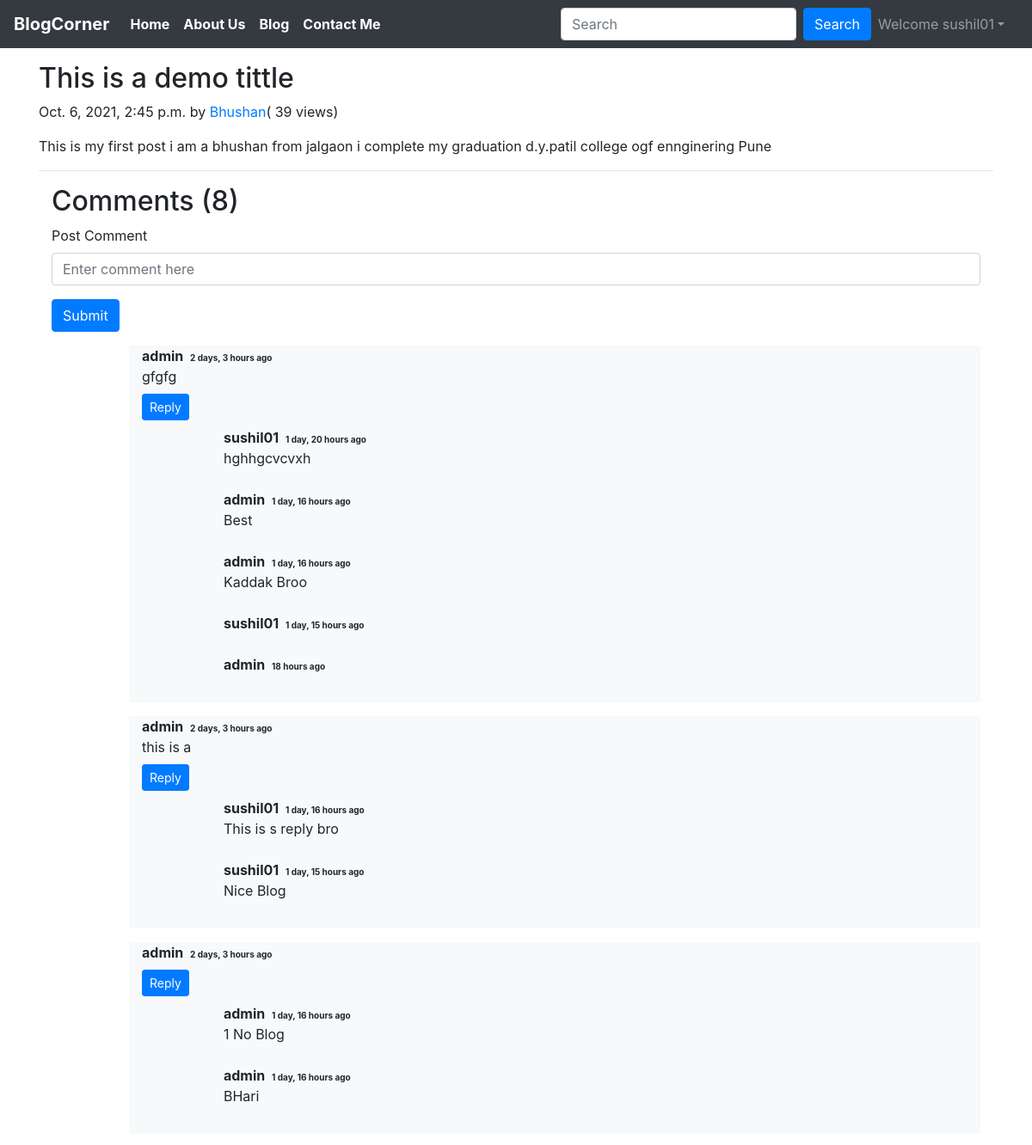
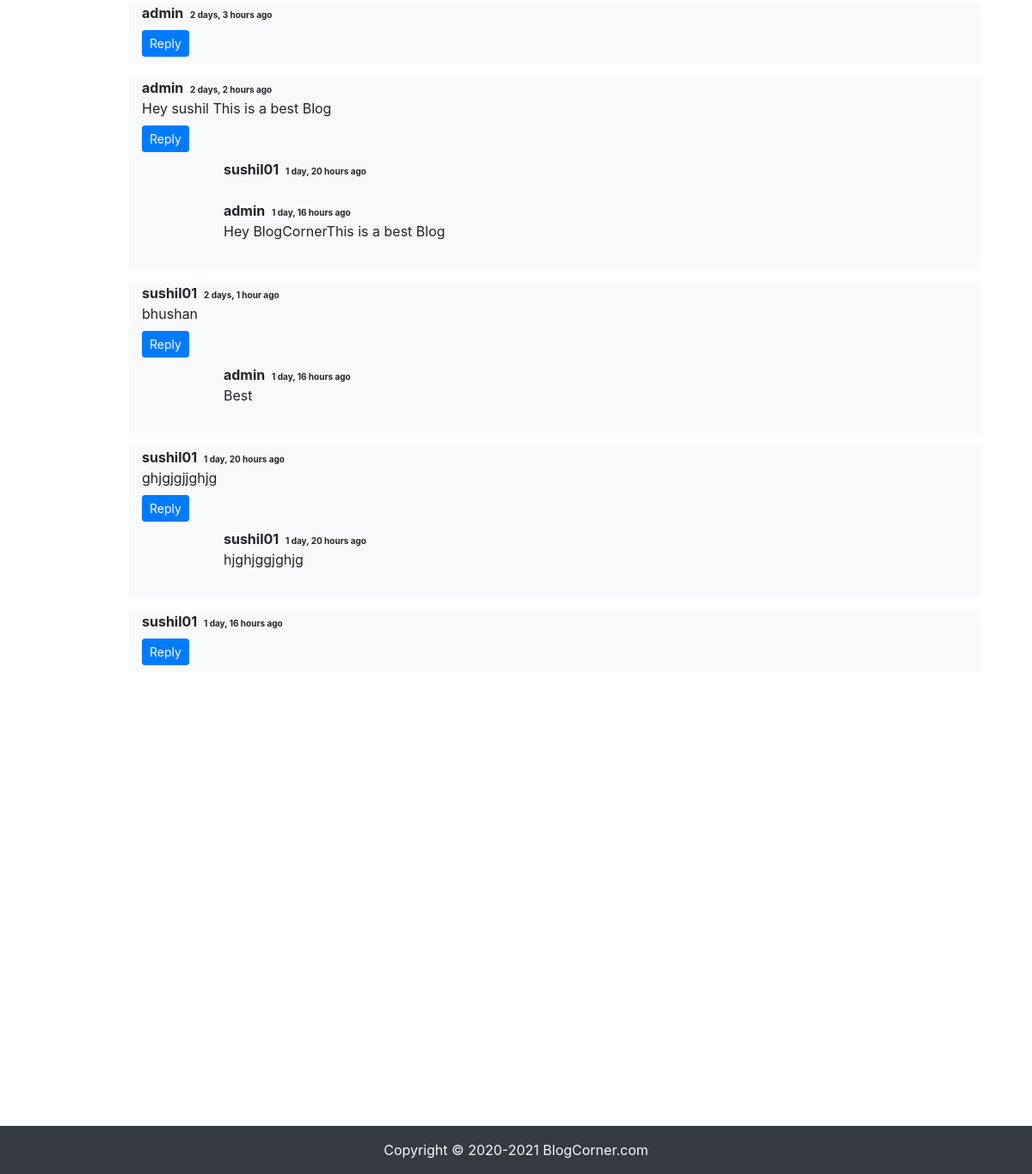
Screenshot of /bhushan/ (signed in) with the database file from the repository (2 pictures, top to bottom).
### home/models.py (models this page shows, shortened)
class Post(models.Model):
    sno=models.AutoField(primary_key=True)
    title=models.CharField(max_length=255)
    author=models.CharField(max_length=14)
    slug=models.CharField(max_length=130)
    views= models.IntegerField(default=0)
    timeStamp=models.DateTimeField(blank=True)
    content=models.TextField()

class BlogComment(models.Model):
    sno= models.AutoField(primary_key=True)
    comment=models.TextField()
    user=models.ForeignKey(User, on_delete=models.CASCADE)
    post=models.ForeignKey(Post, on_delete=models.CASCADE)
    parent=models.ForeignKey('self',on_delete=models.CASCADE, null=True )
    timestamp= models.DateTimeField(default=now)

### home/views.py (the view)
# urls.py: path('<str:slug>/', views.blogPost, name="blogpost"),
def blogPost(request, slug):
    post=Post.objects.filter(slug=slug).first()
    post.views= post.views +1
    post.save()
    comments= BlogComment.objects.filter(post=post, parent=None)
    replies= BlogComment.objects.filter(post=post).exclude(parent=None)
    replyDict={}
    for reply in replies:
        if reply.parent.sno not in replyDict.keys():
            replyDict[reply.parent.sno]=[reply]
        else:
            replyDict[reply.parent.sno].append(reply)
    context={'post':post, 'comments': comments, 'user': request.user, 'replyDict': replyDict}
    return render(request, "blogPost.html", context)

### home/templatetags/extras.py (called while the page is built)
@register.filter(name='get_val')
def get_val(dict, key):
    return dict.get(key)

### templates/blogpost.html (shortened to what this page needs)
{% extends 'base.html' %}
{% block body %}
{% load humanize %}
{% load extras %}
{% load static %}
<div class="container my-3" style="padding-bottom: 31rem;">
    <div class="blog-post">
        <h2 class="blog-post-title">{{post.title}}</h2>
        <p class="blog-post-meta">{{post.timeStamp}} by <a href="/about">{{post.author}}</a>(<span> {{post.views}} views</span>)</p>
        <p>{{post.content|safe}}</p>
        <hr>
    </div>
    <div class="container">
        <h2> Comments ({{comments.count}})</h2>
        <div class="my-2">
            {% if user.is_authenticated %}
            <form action="/postComment" method="post">
                <div class="form-group">
                    <label for="exampleInputEmail1">Post Comment </label>
                    <input type="text" class="form-control" name="comment" placeholder="Enter comment here">
                </div>
                <button type="submit" class="btn btn-primary">Submit</button>
            </form>
            {% else %}
            Please login to post a comment
            {% endif %}
        </div>
        {% for comment in comments %}
        <div class="row mx-0   my-3">
            <div class="col-md-1" }>
            </div>
            <div class="col-md-11 bg-light ">
                <b> {{comment.user.username}} </b> <span class="badge badge-light "
                    style="font-size: 10px;">{{comment.timestamp| naturaltime}}</span>
                <div> {{comment.comment}} </div>
                <div class="reply mx-0 mt-2 ">
                    {% if user.is_authenticated %}
                    <button class="btn btn-sm btn-primary" type="button" data-toggle="collapse"
                        data-target="#replyBox{{comment.sno}}" aria-expanded="false"
                        aria-controls="replyBox{{comment.sno}}">
                        Reply
                    </button>
                    {% else %}
                    <button class="btn btn-sm btn-primary" type="button" data-toggle="collapse"
                        data-target="#replyBox{{comment.sno}}" aria-expanded="false"
                        aria-controls="replyBox{{comment.sno}}">
                        Login to reply
                    </button>
                    {% endif %}
                    <div class="replies my-2  ">
                        {% for reply in replyDict|get_val:comment.sno %}
                        <div class="row  mx-0">
                            <div class="col-md-1 ">
                            </div>
                            <div class="col-md-11">
                                <div class="col-md-11 px-0">
                                    <b> {{reply.user.username}} </b> <span class="badge badge-light "
                                        style="font-size: 10px;">{{reply.timestamp| naturaltime}}</span>
                                    <div>{{reply.comment}}</div>
                                </div>
                                <br>
                            </div>
                        </div>
                        {% endfor %}
                    </div>
                </div>
            </div>
        </div>
        {% endfor %}
    </div>
</div>
{% endblock %}

### templates/base.html (shortened to what this page needs)
<!doctype html>
<html lang="en">
<head>
  <link rel="stylesheet" href="https://stackpath.bootstrapcdn.com/bootstrap/4.4.1/css/bootstrap.min.css"
>
</head>
<body>
  <nav class="navbar navbar-expand-lg navbar-dark bg-dark">
    <a class="navbar-brand font-weight-bold fs-1" href="#">BlogCorner</a>
    <div class="collapse navbar-collapse" id="navbarSupportedContent">
      <ul class="navbar-nav mr-auto">
        <li class="nav-item font-weight-bold active">
          <a class="nav-link" href="/">Home <span class="sr-only">(current)</span></a>
        </li>
        <li class="nav-item active font-weight-bold">
          <a class="nav-link" href="/about">About Us</a>
        </li>
        <li class="nav-item active font-weight-bold">
          <a class="nav-link" href="/blog">Blog</a>
        </li>
        <li class="nav-item active font-weight-bold">
          <a class="nav-link" href="/contact">Contact Me</a>
        </li>
      </ul>
      <form method="GET" action="/search" class="form-inline my-2 my-lg-0">
        <input class="form-control mr-sm-2" type="search" placeholder="Search" aria-label="Search" name="query"
          id="query">
        <button class="btn btn-primary my-2 my-sm-0" type="submit">Search</button>
      </form>
      {% if user.is_authenticated %}
      <ul class="navbar-nav mr-2">
        <li class="nav-item dropdown">
          <a class="nav-link dropdown-toggle" href='#' id="navbarDropdown" role="button" data-toggle="dropdown"> Welcome
            {{request.user}}</a>
        </li>
      </ul>
    </div>
    {% else %}
    <div class="mx-2">
      <button class="btn btn-danger" data-toggle="modal" data-target="#loginModal">Login</button>
      <button class="btn btn-danger" data-toggle="modal" data-target="#signupModal">SignUp</button>
    </div>
    {% endif %}
  </nav>
  {% block body %} {% endblock body %}
  <app-footer _ngcontent-serverapp-c53="" _nghost-serverapp-c52="">
    <footer _ngcontent-serverapp-c52="" class="container-fluid bg-dark my-0 py-3 text-light">
      <p _ngcontent-serverapp-c52="" class="mb-0 text-center">Copyright © 2020-2021 BlogCorner.com</p>
    </footer>
  </app-footer>
</body>
</html>

### rows the page displays
Post: title "This is a demo tittle", timeStamp "Oct. 6, 2021, 2:45 p.m.", author "Bhushan", views "39", content "This is my first post i am a bhushan from jalgaon i complete my graduation d.y.patil college ogf ennginering Pune"
BlogComment: user.username "admin", timestamp "2 days, 3 hours ago", comment "gfgfg"
BlogComment: user.username "sushil01", timestamp "1 day, 20 hours ago", comment "hghhgcvcvxh"
BlogComment: user.username "admin", timestamp "1 day, 16 hours ago", comment "Best"
BlogComment: user.username "admin", timestamp "1 day, 16 hours ago", comment "Kaddak Broo"
BlogComment: user.username "sushil01", timestamp "1 day, 15 hours ago"
BlogComment: user.username "admin", timestamp "18 hours ago"
BlogComment: user.username "admin", timestamp "2 days, 3 hours ago", comment "this is a"
BlogComment: user.username "sushil01", timestamp "1 day, 16 hours ago", comment "This is s reply bro"
BlogComment: user.username "sushil01", timestamp "1 day, 15 hours ago", comment "Nice Blog"
BlogComment: user.username "admin", timestamp "2 days, 3 hours ago"
BlogComment: user.username "admin", timestamp "1 day, 16 hours ago", comment "1 No Blog"
BlogComment: user.username "admin", timestamp "1 day, 16 hours ago", comment "BHari"
BlogComment: user.username "admin", timestamp "2 days, 3 hours ago"
BlogComment: user.username "admin", timestamp "2 days, 2 hours ago", comment "Hey sushil This is a best Blog"
BlogComment: user.username "sushil01", timestamp "1 day, 20 hours ago"
BlogComment: user.username "admin", timestamp "1 day, 16 hours ago", comment "Hey BlogCornerThis is a best Blog"
BlogComment: user.username "sushil01", timestamp "2 days, 1 hour ago", comment "bhushan"
BlogComment: user.username "admin", timestamp "1 day, 16 hours ago", comment "Best"
BlogComment: user.username "sushil01", timestamp "1 day, 20 hours ago", comment "ghjgjgjjghjg"
BlogComment: user.username "sushil01", timestamp "1 day, 20 hours ago", comment "hjghjggjghjg"
BlogComment: user.username "sushil01", timestamp "1 day, 16 hours ago"

### other values shown
{{ request.user }} "sushil01"
{{ comments.count }} "8"
